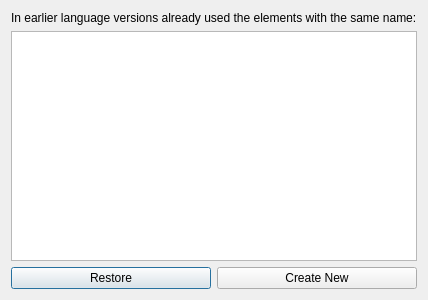
<?xml version="1.0" encoding="UTF-8"?>
<ui version="4.0">
 <class>RestoreElementDialog</class>
 <widget class="QDialog" name="RestoreElementDialog">
  <property name="geometry">
   <rect>
    <x>0</x>
    <y>0</y>
    <width>400</width>
    <height>300</height>
   </rect>
  </property>
  <property name="windowTitle">
   <string>Dialog</string>
  </property>
  <layout class="QGridLayout" name="gridLayout">
   <item row="0" column="0" colspan="2">
    <widget class="QLabel" name="label">
     <property name="text">
      <string>In earlier language versions already used the elements with the same name:</string>
     </property>
    </widget>
   </item>
   <item row="1" column="0" colspan="2">
    <widget class="QTreeView" name="sameNameElementsTV"/>
   </item>
   <item row="2" column="0">
    <widget class="QPushButton" name="restoreButton">
     <property name="text">
      <string>Restore</string>
     </property>
    </widget>
   </item>
   <item row="2" column="1">
    <widget class="QPushButton" name="createNewButton">
     <property name="text">
      <string>Create New</string>
     </property>
    </widget>
   </item>
  </layout>
 </widget>
 <resources/>
 <connections/>
</ui>
